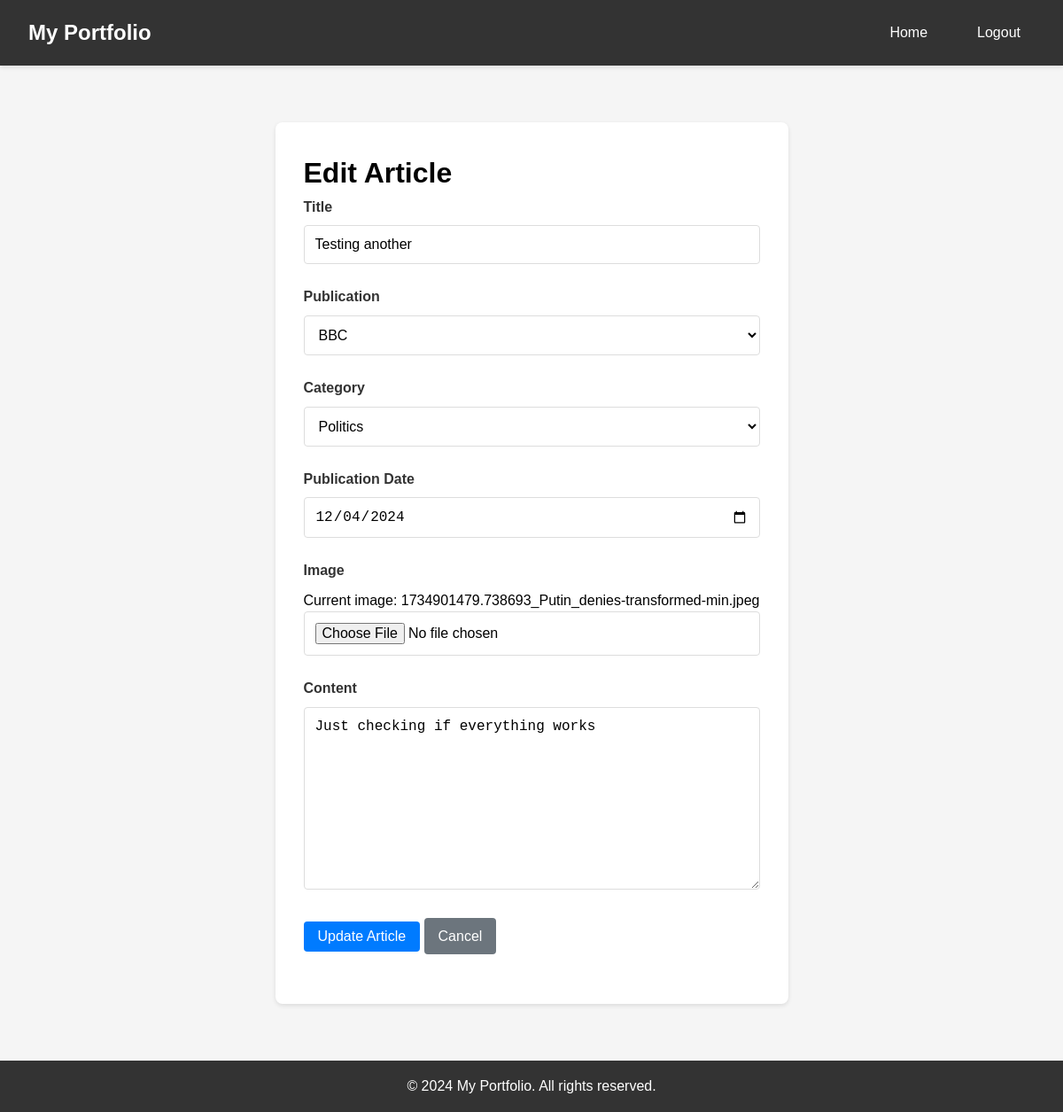
The app's page /edit_article/11 (signed in) with its own data.
### app.py (models this page shows)
class Article(db.Model):
    id = db.Column(db.Integer, primary_key=True)
    title = db.Column(db.String(200), nullable=False)
    content = db.Column(db.Text, nullable=False)
    publication = db.Column(db.String(100))
    date_published = db.Column(db.DateTime, nullable=False)
    category = db.Column(db.String(50))
    image_filename = db.Column(db.String(100))
    user_id = db.Column(db.Integer, db.ForeignKey('user.id'), nullable=False)
    comments = db.relationship('Comment', backref='article', lazy=True, cascade="all, delete-orphan")

### app.py (the view, shortened to what this page needs)
@app.route('/edit_article/<int:id>', methods=['GET', 'POST'])
@login_required
def edit_article(id):
    if not is_admin():
        flash('Only administrators can edit articles')
        return redirect(url_for('home'))
    article = Article.query.get_or_404(id)
    if article.user_id != current_user.id:
        flash('You can only edit your own articles.')
        return redirect(url_for('home'))
    return render_template('edit_article.html',
                         article=article,
                         publications=PUBLICATIONS,
                         categories=get_unique_categories())

### app.py (called while the page is built)
def is_admin():
    return current_user.is_authenticated and current_user.role == 'admin'

def get_unique_categories():
    categories = db.session.query(Article.category).distinct().all()
    return [cat[0] for cat in categories if cat[0]]

@login_manager.user_loader
def load_user(user_id):
    return User.query.get(int(user_id))

### templates/edit_article.html (shortened to what this page needs)
<!DOCTYPE html>
<html lang="en">
<head>
    <link rel="stylesheet" href="{{ url_for('static', filename='test.css') }}">
</head>
<body>
    <nav>
        <div class="nav-container">
            <a href="{{ url_for('home') }}" class="logo">My Portfolio</a>
            <div class="nav-links">
                <a href="{{ url_for('home') }}">Home</a>
                <a href="{{ url_for('logout') }}">Logout</a>
            </div>
        </div>
    </nav>
    <main>
        <form class="article-form" method="POST" enctype="multipart/form-data">
            <h1>Edit Article</h1>
            <div class="form-group">
                <label for="title">Title</label>
                <input type="text" id="title" name="title" value="{{ article.title }}" required>
            </div>
            <div class="form-group">
                <label for="publication">Publication</label>
                <select id="publication" name="publication" required>
                    <option value="BBC" {% if article.publication == 'BBC' %}selected{% endif %}>BBC</option>
                </select>
            </div>
            <div class="form-group">
                <label for="category">Category</label>
                <select id="category" name="category" required>
                    {% for category in categories %}
                    <option value="{{ category }}" {% if article.category == category %}selected{% endif %}>
                        {{ category }}
                    </option>
                    {% endfor %}
                </select>
            </div>
            <div class="form-group">
                <label for="date_published">Publication Date</label>
                <input type="date" id="date_published" name="date_published"
                       value="{{ article.date_published.strftime('%Y-%m-%d') }}" required>
            </div>
            <div class="form-group">
                <label for="image">Image</label>
                {% if article.image_filename %}
                    <p>Current image: {{ article.image_filename }}</p>
                {% endif %}
                <input type="file" id="image" name="image" accept="image/*">
            </div>
            <div class="form-group">
                <label for="content">Content</label>
                <textarea id="content" name="content" rows="10" required>{{ article.content }}</textarea>
            </div>
            <div class="form-group">
                <button type="submit" class="btn btn-primary">Update Article</button>
                <a href="{{ url_for('article', id=article.id) }}" class="btn btn-back">Cancel</a>
            </div>
        </form>
    </main>
    <footer>
        <p>&copy; 2024 My Portfolio. All rights reserved.</p>
    </footer>
</body>
</html>

### static/test.css (style rules this page uses)
* { margin: 0; padding: 0; box-sizing: border-box; }
body { font-family: Arial, sans-serif; line-height: 1.6; min-height: 100vh; display: flex; flex-direction: column; background-color: #f5f5f5; }
main { flex: 1; max-width: 1200px; margin: 2rem auto; padding: 0 2rem; }
nav { background-color: #333; padding: 1rem 0; box-shadow: 0 2px 5px rgba(0, 0, 0, 0.1); }
.nav-container { max-width: 1200px; margin: 0 auto; padding: 0 2rem; display: flex; justify-content: space-between; align-items: center; }
.logo { color: white; text-decoration: none; font-size: 1.5rem; font-weight: bold; }
.nav-links { display: flex; gap: 1.5rem; }
.nav-links a { color: white; text-decoration: none; padding: 0.5rem 1rem; border-radius: 4px; transition: background-color 0.3s; }
.btn { padding: 0.5rem 1rem; border: none; border-radius: 4px; cursor: pointer; font-size: 1rem; transition: background-color 0.3s; text-decoration: none; display: inline-block; }
.btn-primary, .btn-edit { background-color: #007bff; color: white; }
.btn-back { background-color: #6c757d; color: white; }
.login-form, .article-form, .contact-form, .social-links { background: white; padding: 2rem; max-width: 600px; margin: 2rem auto; border-radius: 8px; box-shadow: 0 2px 5px rgba(0, 0, 0, 0.1); }
.form-group { margin-bottom: 1.5rem; }
.form-group label { display: block; margin-bottom: 0.5rem; font-weight: bold; color: #333; }
.form-group input, .form-group textarea, .form-group select { width: 100%; padding: 0.75rem; border: 1px solid #ddd; border-radius: 4px; font-size: 1rem; background-color: white; }
.form-group textarea { min-height: 150px; resize: vertical; }
footer { background-color: #333; color: white; text-align: center; padding: 1rem; margin-top: auto; }

### records on screen
Article: title "Testing another", publication "BBC", category "Politics", date_published "12/04/2024", image_filename "1734901479.738693_Putin_denies-transformed-min.jpeg", content "Just checking if everything works"
